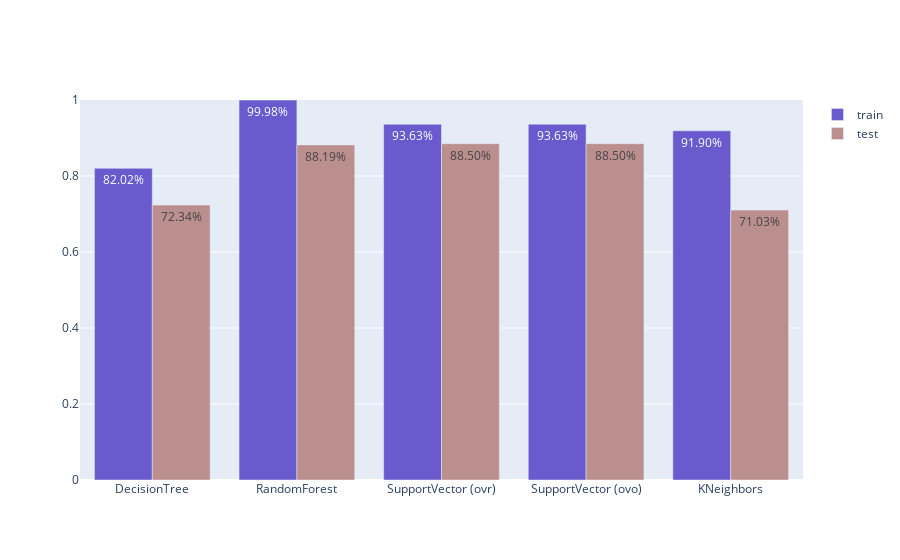

Write notebook code for a chart like this one.
### Markdown cell above
# The Best Classifier Method
### based on the accuracy scores

### Code cell
# Prepare the resources for visualisation
methods = ['DecisionTree', 'RandomForest', 'SupportVector (ovr)', 'SupportVector (ovo)', 'KNeighbors']
acc_test = np.array([ tree_acc_test, rf_acc_test, svm_acc_test, svm_ovo_acc_test, kn_acc_test ])
acc_train = np.array([ tree_acc_train, rf_acc_train, svm_acc_train, svm_ovo_acc_train, kn_acc_train ])
# acc_test = np.array([ round(acc, 2) for acc in acc_test ])

acc_mth = dict(zip(methods, acc_test))
acc_max = np.argmax(acc_test)
acc_min = np.argmin(acc_test)

# Print the accuracy scores for the classifiers
for acc in acc_mth:
    print('%s : %.2f' % (acc, (acc_mth[acc] * 100)))

import plotly.graph_objs as go

# Draw the accuracy scores for both training and test data for each classifier
trace_test = go.Bar(x=methods, y=acc_test, name='test', text=acc_test, marker_color='rosybrown')
trace_train = go.Bar(x=methods, y=acc_train, name='train', text=acc_train, marker_color='slateblue')
fig = go.Figure(data=[trace_train, trace_test])
fig.update_layout(yaxis_range=[0, 1])
fig.update_traces(texttemplate='%{text:.2%}', textposition='inside')
fig.show()

print('The best  classifier for this problem is %s (%.2f%%)' % (methods[acc_max], acc_test[acc_max] * 100))
print('The worst classifier for this problem is %s (%.2f%%)' % (methods[acc_min], acc_test[acc_min] * 100))

### Figure 1 — Plotly figure (JSON) as saved in the notebook; plotly's stock layout.template omitted (floating-point values rounded to 4 significant figures)
{"data": [{"marker": {"color": "slateblue"}, "name": "train", "text": [0.8202, 0.9998, 0.9363, 0.9363, 0.919], "textposition": "inside", "texttemplate": "%{text:.2%}", "type": "bar", "x": ["DecisionTree", "RandomForest", "SupportVector (ovr)", "SupportVector (ovo)", "KNeighbors"], "y": [0.8202, 0.9998, 0.9363, 0.9363, 0.919]}, {"marker": {"color": "rosybrown"}, "name": "test", "text": [0.7234, 0.8819, 0.885, 0.885, 0.7103], "textposition": "inside", "texttemplate": "%{text:.2%}", "type": "bar", "x": ["DecisionTree", "RandomForest", "SupportVector (ovr)", "SupportVector (ovo)", "KNeighbors"], "y": [0.7234, 0.8819, 0.885, 0.885, 0.7103]}], "layout": {"yaxis": {"range": [0, 1]}}}
